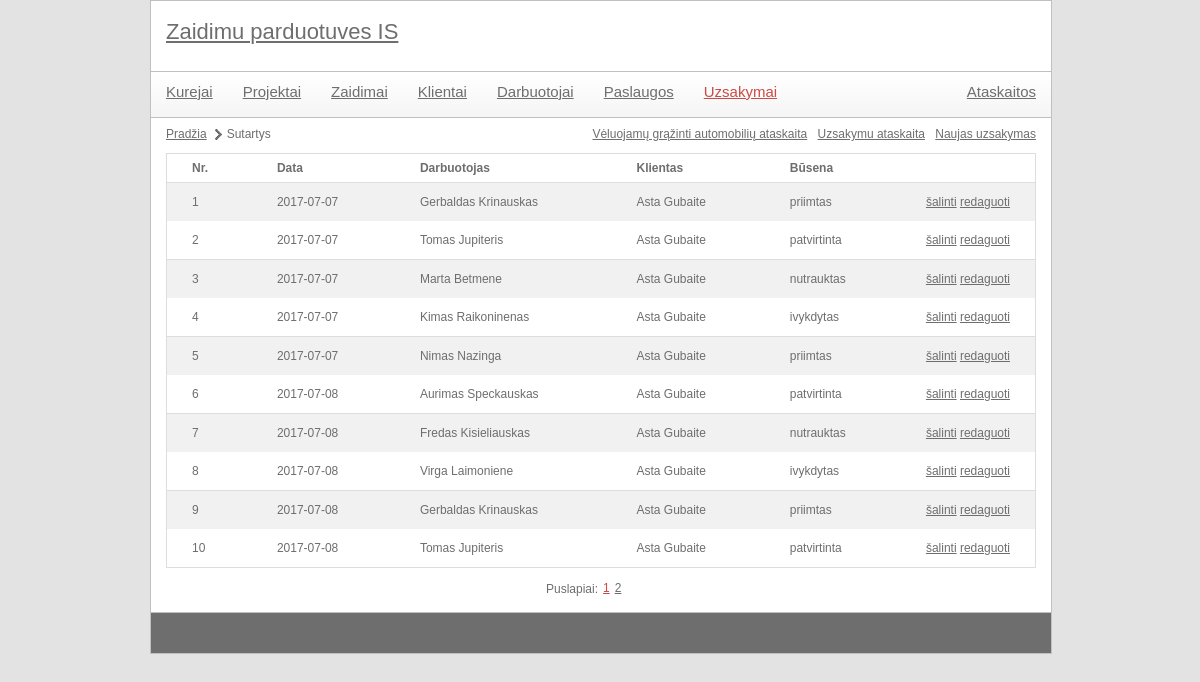
/gameshop/index.php?module=order&action=list, run on the app's committed database.
### tables this page shows
CREATE TABLE `uzsakymai` (
  `nr` int(11) NOT NULL,
  `uzsakymo_data` date NOT NULL,
  `kaina` decimal(8,2) NOT NULL,
  `busena` int(11) NOT NULL,
  `fk_klientas` char(11) NOT NULL,
  `fk_darbuotojas` char(11) NOT NULL,
  `fk_zaidimas` int(11) NOT NULL,
  `fk_pirkimo_vieta` int(11) NOT NULL,
  `fk_apmokejimo_vieta` int(11) NOT NULL
);

CREATE TABLE `darbuotojai` (
  `id` char(6) NOT NULL,
  `vardas` varchar(20) NOT NULL,
  `pavarde` varchar(20) NOT NULL
);

CREATE TABLE `klientai` (
  `asmens_kodas` char(11) NOT NULL,
  `vardas` varchar(20) NOT NULL,
  `pavarde` varchar(20) NOT NULL,
  `gimimo_data` date NOT NULL,
  `telefonas` varchar(20) NOT NULL,
  `epastas` varchar(40) NOT NULL
);

CREATE TABLE `uzsakymo_busenos` (
  `id` int(11) NOT NULL,
  `name` char(11) NOT NULL
);

### gameshop/controls/order_list.php (called while the page is built)
<?php
include 'libraries/orders.class.php';
$contractsObj = new orders();
include 'utils/paging.class.php';
$paging = new paging(config::NUMBER_OF_ROWS_IN_PAGE);
$elementCount = $contractsObj->getContractListCount();
$paging->process($elementCount, $pageId);
$data = $contractsObj->getContractList($paging->size, $paging->first);
include 'templates/order_list.tpl.php';
?>

### gameshop/index.php (called while the page is built, shortened)
<?php
	include 'utils/mysql.class.php';
	if(isset($_GET['module'])) {
		$module = mysql::escape($_GET['module']);
	}
	include 'templates/main.tpl.php';
?>

### gameshop/utils/mysql.class.php (called while the page is built, shortened)
<?php
class mysql {
    protected static $connection;
    public static function connect() {
		if(!isset(self::$connection)) {
            self::$connection = new mysqli(config::DB_SERVER, config::DB_USERNAME, config::DB_PASSWORD, config::DB_NAME);
        }
        return self::$connection;
    }
    public static function query($query) {
        $connection = mysql::connect();
        $result = $connection->query($query);
        return $result;
    }
    public static function select($query) {
        $rows = array();
        $result = mysql::query($query);
        while ($row = $result->fetch_assoc()) {
            $rows[] = $row;
        }
        return $rows;
    }
	public static function escape($field) {
		$connection =  mysql::connect();
		return mysqli_real_escape_string($connection, $field);
	}
}

### gameshop/utils/paging.class.php (called while the page is built, shortened)
<?php
class paging {
	public $size;
	public function __construct($rowsPerPage) {
		$this->size = $rowsPerPage;
	}
	public function process($total, $currentPage) {
		$this->first = ($currentPage - 1) * $this->size;
	}
}
?>

### gameshop/libraries/orders.class.php (called while the page is built, shortened)
<?php
class orders {
	private $sutartys_lentele = '';
	private $darbuotojai_lentele = '';
	private $klientai_lentele = '';
	private $sutarties_busenos_lentele = '';
	public function __construct() {
		$this->sutartys_lentele = config::DB_PREFIX . 'uzsakymai';
		$this->darbuotojai_lentele = config::DB_PREFIX . 'darbuotojai';
		$this->klientai_lentele = config::DB_PREFIX . 'klientai';
		$this->sutarties_busenos_lentele = config::DB_PREFIX . 'uzsakymo_busenos';
	}
	public function getContractList($limit, $offset) {
		$query = "  SELECT `{$this->sutartys_lentele}`.`nr`,
						   `{$this->sutartys_lentele}`.`uzsakymo_data`,
						   `{$this->darbuotojai_lentele}`.`vardas` AS `darbuotojo_vardas`,
						   `{$this->darbuotojai_lentele}`.`pavarde` AS `darbuotojo_pavarde`,
						   `{$this->klientai_lentele}`.`vardas` AS `kliento_vardas`,
						   `{$this->klientai_lentele}`.`pavarde` AS `kliento_pavarde`,
						   `{$this->sutarties_busenos_lentele}`.`name` AS `busena`
					FROM `{$this->sutartys_lentele}`
						LEFT JOIN `{$this->darbuotojai_lentele}`
							ON `{$this->sutartys_lentele}`.`fk_darbuotojas`=`{$this->darbuotojai_lentele}`.`id`
						LEFT JOIN `{$this->klientai_lentele}`
							ON `{$this->sutartys_lentele}`.`fk_klientas`=`{$this->klientai_lentele}`.`asmens_kodas`
						LEFT JOIN `{$this->sutarties_busenos_lentele}`
							ON `{$this->sutartys_lentele}`.`busena`=`{$this->sutarties_busenos_lentele}`.`id` LIMIT {$limit} OFFSET {$offset}";
		$data = mysql::select($query);
		return $data;
	}
}

### gameshop/templates/order_list.tpl.php (the view, shortened to what this page needs)
<ul id="pagePath">
	<li><a href="index.php">Pradžia</a></li>
	<li>Sutartys</li>
</ul>
<div id="actions">
	<a href='index.php?module=<?php echo $module; ?>&action=report_delayed_cars'>Vėluojamų grąžinti automobilių ataskaita</a>
	<a href='index.php?module=<?php echo $module; ?>&action=report'>Uzsakymu ataskaita</a>
	<a href='index.php?module=<?php echo $module; ?>&action=create'>Naujas uzsakymas</a>
</div>
<table class="listTable">
	<tr>
		<th>Nr.</th>
		<th>Data</th>
		<th>Darbuotojas</th>
		<th>Klientas</th>
		<th>Būsena</th>
		<th></th>
	</tr>
	<?php
		foreach($data as $key => $val) {
			echo
				"<tr>"
					. "<td>{$val['nr']}</td>"
					. "<td>{$val['uzsakymo_data']}</td>"
					. "<td>{$val['darbuotojo_vardas']} {$val['darbuotojo_pavarde']}</td>"
					. "<td>{$val['kliento_vardas']} {$val['kliento_pavarde']}</td>"
					. "<td>{$val['busena']}</td>"
					. "<td>"
						. "<a href='#' onclick='showConfirmDialog(\"{$module}\", \"{$val['nr']}\"); return false;' title=''>šalinti</a>&nbsp;"
						. "<a href='index.php?module={$module}&action=edit&id={$val['nr']}' title=''>redaguoti</a>"
					. "</td>"
				. "</tr>";
		}
	?>
</table>
<?php
	include 'templates/paging.tpl.php';
?>

### gameshop/style/main.css (style rules this page uses)
body { color: #6e6e6e; font-family: Verdana, Geneva, sans-serif; font-size: 12px; background-color: #e3e3e3; width: 900px; margin: 0px auto; }
a { color: #6e6e6e; }
#contentMain table { margin-top: 3px; width: 100%; border-collapse: collapse; border: 1px solid #ddd; }
#contentMain table th { text-align: left; padding: 8px 25px; font-weight: bold; }
#contentMain table th:last-child { width: 40px; }
#contentMain table th:first-child { border-top-left-radius: 5px; moz-border-top-left-radius: 5px; }
#contentMain table th:last-child { border-top-right-radius: 5px; moz-border-top-right-radius: 5px; }
#contentMain table.listTable tr:nth-child(even) { background-color: #f1f1f1; }
#contentMain table td { padding: 8px 25px; text-align: center; line-height: 22px; text-align: left; }
#contentMain table tr:last-child td:first-child { border-bottom-left-radius: 5px; moz-border-bottom-left-radius: 5px; }
#contentMain table tr:last-child td:last-child { border-bottom-right-radius: 5px; moz-border-bottom-right-radius: 5px; }
#contentMain table.listTable tr:nth-child(odd) { background-color: #fff; border-bottom: 1px solid #ddd; }
#contentMain #pagePath { margin: 10px 0px 10px 0px; display: block; float: left; }
#contentMain #pagePath li { float: left; display: block; margin-right: 5px; background: url(images/page-path-separator.png) center right no-repeat; padding-right: 15px; }
#contentMain #pagePath li:last-child { background: none; }
#contentMain #actions { float: right; margin: 10px 0px 0px 0px; }
#contentMain #actions a { margin-left: 7px; }

### data on the page
uzsakymai: nr "1", uzsakymo_data "2017-07-07", fk_darbuotojas.vardas "Gerbaldas", fk_darbuotojas.pavarde "Krinauskas", fk_klientas.vardas "Asta", fk_klientas.pavarde "Gubaite", busena.name "priimtas"
uzsakymai: nr "2", uzsakymo_data "2017-07-07", fk_darbuotojas.vardas "Tomas", fk_darbuotojas.pavarde "Jupiteris", fk_klientas.vardas "Asta", fk_klientas.pavarde "Gubaite", busena.name "patvirtinta"
uzsakymai: nr "3", uzsakymo_data "2017-07-07", fk_darbuotojas.vardas "Marta", fk_darbuotojas.pavarde "Betmene", fk_klientas.vardas "Asta", fk_klientas.pavarde "Gubaite", busena.name "nutrauktas"
uzsakymai: nr "4", uzsakymo_data "2017-07-07", fk_darbuotojas.vardas "Kimas", fk_darbuotojas.pavarde "Raikoninenas", fk_klientas.vardas "Asta", fk_klientas.pavarde "Gubaite", busena.name "ivykdytas"
uzsakymai: nr "5", uzsakymo_data "2017-07-07", fk_darbuotojas.vardas "Nimas", fk_darbuotojas.pavarde "Nazinga", fk_klientas.vardas "Asta", fk_klientas.pavarde "Gubaite", busena.name "priimtas"
uzsakymai: nr "6", uzsakymo_data "2017-07-08", fk_darbuotojas.vardas "Aurimas", fk_darbuotojas.pavarde "Speckauskas", fk_klientas.vardas "Asta", fk_klientas.pavarde "Gubaite", busena.name "patvirtinta"
uzsakymai: nr "7", uzsakymo_data "2017-07-08", fk_darbuotojas.vardas "Fredas", fk_darbuotojas.pavarde "Kisieliauskas", fk_klientas.vardas "Asta", fk_klientas.pavarde "Gubaite", busena.name "nutrauktas"
uzsakymai: nr "8", uzsakymo_data "2017-07-08", fk_darbuotojas.vardas "Virga", fk_darbuotojas.pavarde "Laimoniene", fk_klientas.vardas "Asta", fk_klientas.pavarde "Gubaite", busena.name "ivykdytas"
uzsakymai: nr "9", uzsakymo_data "2017-07-08", fk_darbuotojas.vardas "Gerbaldas", fk_darbuotojas.pavarde "Krinauskas", fk_klientas.vardas "Asta", fk_klientas.pavarde "Gubaite", busena.name "priimtas"
uzsakymai: nr "10", uzsakymo_data "2017-07-08", fk_darbuotojas.vardas "Tomas", fk_darbuotojas.pavarde "Jupiteris", fk_klientas.vardas "Asta", fk_klientas.pavarde "Gubaite", busena.name "patvirtinta"

### other printed values
$value['page'] "1"
$value['page'] "2"
